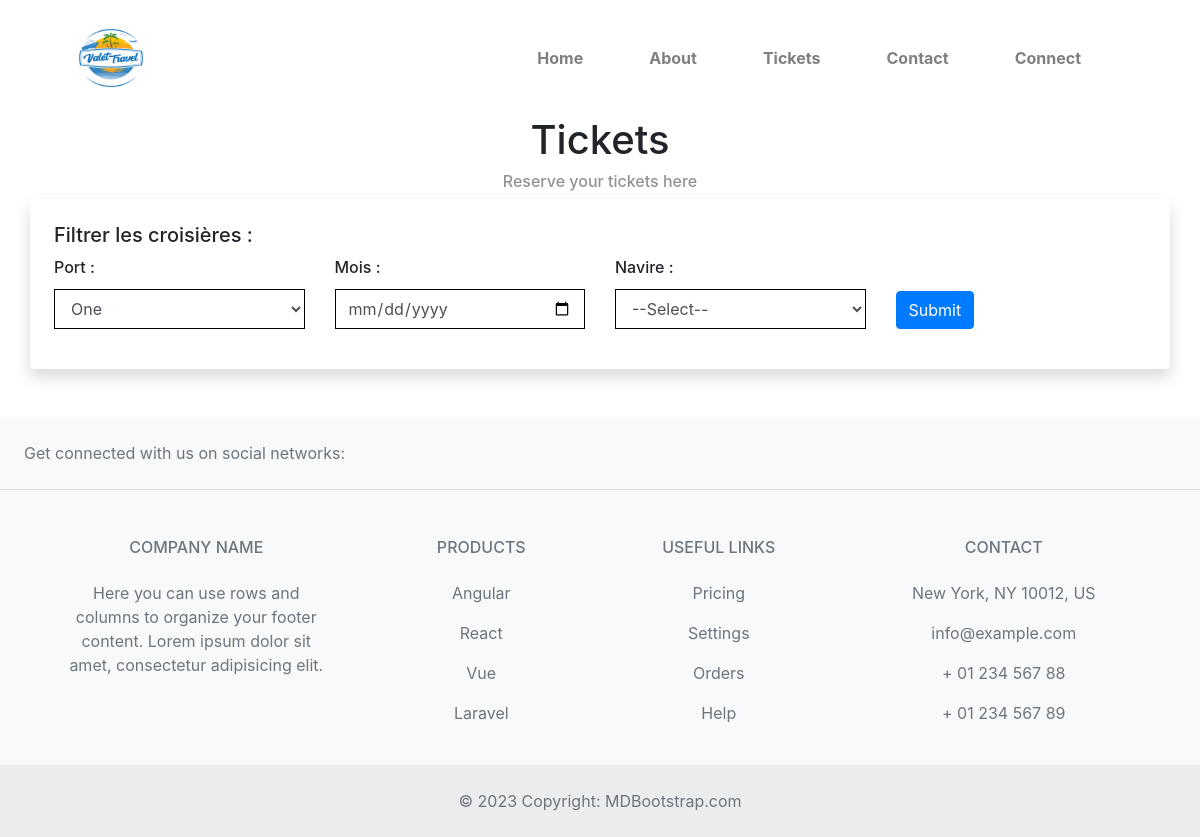
The app's page /ShipCruiseTour/pages/reservation, older data.
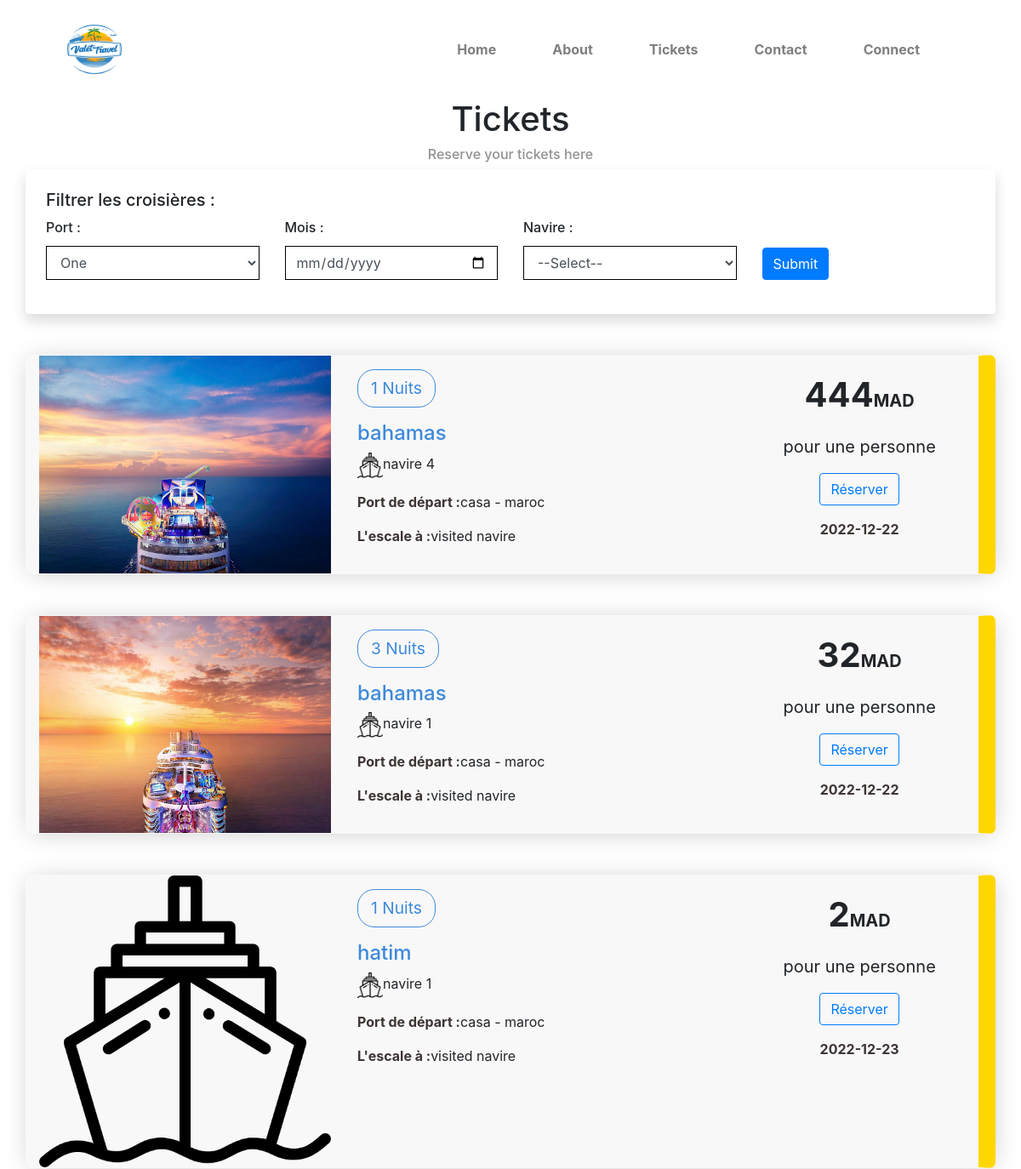
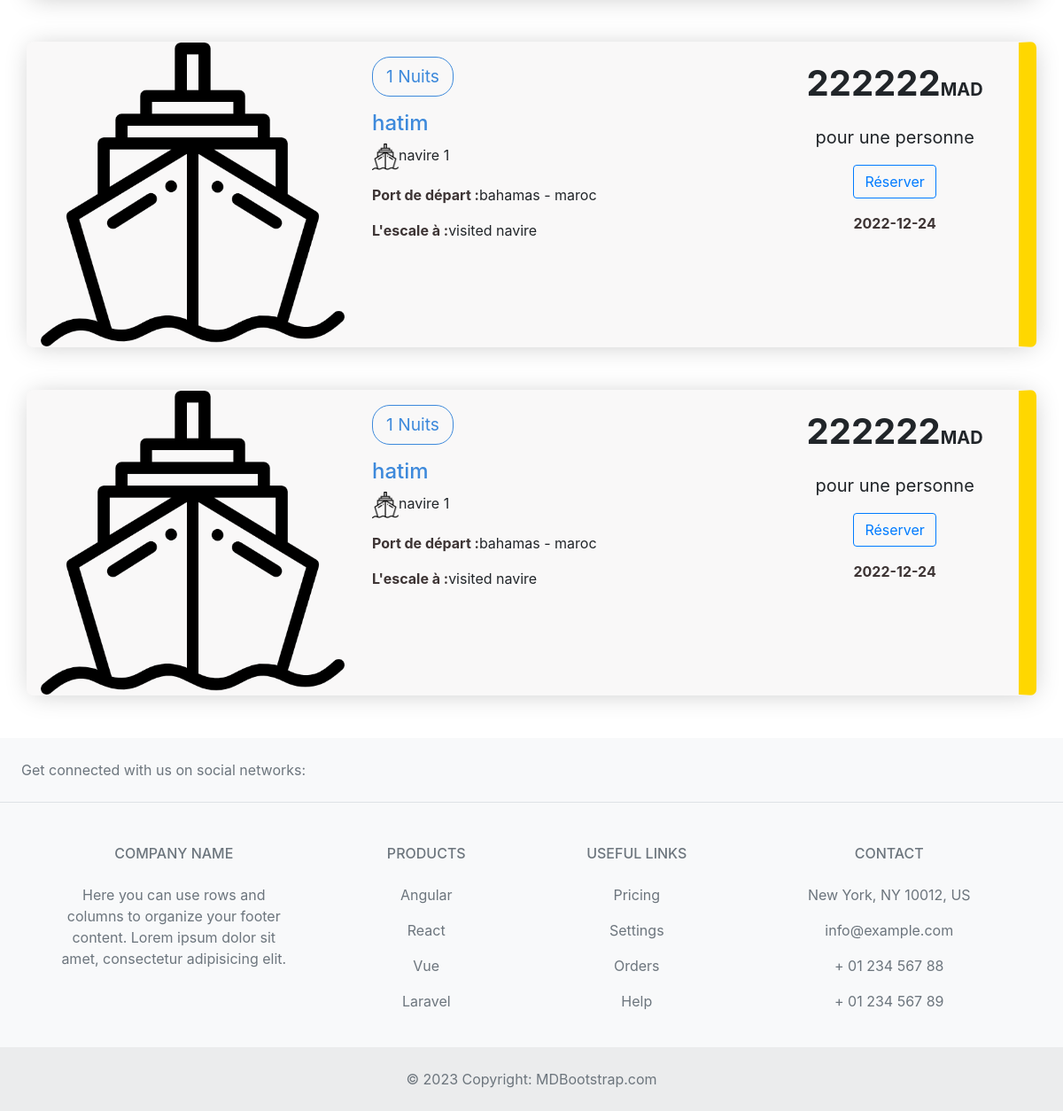
The same page, newer data (2 pictures, top to bottom).
### tables this page shows
CREATE TABLE `croisiere` (
  `id_croisiere` int(11) NOT NULL,
  `nom` varchar(50) NOT NULL,
  `id_navire` int(11) NOT NULL,
  `prix` int(11) DEFAULT NULL,
  `image` varchar(50) DEFAULT NULL,
  `nbr_nuit` int(11) DEFAULT NULL,
  `port_depart` int(11) DEFAULT NULL,
  `date_depart` date DEFAULT NULL
);

CREATE TABLE `navire` (
  `id_n` int(11) NOT NULL,
  `nom` varchar(20) DEFAULT NULL,
  `nbr_ch` int(11) DEFAULT NULL,
  `nbr_place` int(11) DEFAULT NULL
);

CREATE TABLE `port` (
  `id_p` int(11) NOT NULL,
  `nom` varchar(25) DEFAULT NULL,
  `pays` varchar(25) DEFAULT NULL
);

### ShipCruiseTour/app/controllers/Pages.php (called while the page is built, shortened)
<?php
class Pages extends Controller{
    function __construct() {
        $this->croisiere=$this->model('Croisiere');
    }
    public function reservation(){
        $data=$this->croisiere->getcroisiere();
        $this->view('reservation',$data);
    }
}

### ShipCruiseTour/app/libraries/Core.php (called while the page is built, shortened)
<?php
Class core {
    protected $currentMethode="index";
    function __construct()
    {
        $url=$this->getUrl();
        if(isset($url)){
            if(file_exists('../app/controllers/'.ucwords($url[0]).'.php')){
                unset($url[0]);
            }
        }
        $this->currentController = new $this->currentController;
        if(isset($url[1])){
            if(method_exists($this->currentController,$url[1])){
                $this->currentMethode=$url[1];
                unset($url[1]);
            }
        }
        $this->params=$url ? array_values($url) : [];
        call_user_func_array([$this->currentController,$this->currentMethode],$this->params);
    }
    function getUrl(){
        if(isset($_GET['url'])){
            $url=rtrim($_GET['url'],'/');
            $url=filter_var($url,FILTER_SANITIZE_URL);
            $url=explode('/',$url);
            return $url;
        }
    }
}

### ShipCruiseTour/public/index.php (called while the page is built, shortened)
<?php
$core = new core;
?>

### ShipCruiseTour/app/libraries/Database.php (called while the page is built)
<?php
class database{
    private $servername = "localhost";
    private $username = "root";
    private $password = "";
    private $dbname = "shipcruisetour";
    public function openConnection(){
        try {
            $conn = new PDO("mysql:host=$this->servername;dbname=$this->dbname", $this->username, $this->password);
            $conn->setAttribute(PDO::ATTR_ERRMODE, PDO::ERRMODE_EXCEPTION);
            return $conn;
        }catch(PDOException $e) {
            echo "Connection failed: " . $e->getMessage();
        }
    }
}

### ShipCruiseTour/app/models/Croisiere.php (called while the page is built, shortened)
<?php
class Croisiere extends database{
    function getcroisiere(){
        $sql = "SELECT `id_croisiere`, c.nom as 'nom_crois', n.nom as 'nom_nav', `prix`, `image`, `nbr_nuit`, p.nom as 'port_dep', p.pays , `date_depart` FROM `croisiere` c inner JOIN navire n on  c.id_navire=n.id_n inner join port p on p.id_p=c.port_depart";
        $stmt=$this->openConnection()->query($sql);
        $data=$stmt->fetchAll(PDO::FETCH_ASSOC);
        return $data;
    }
}

### ShipCruiseTour/app/views/reservation.php (the view, shortened to what this page needs)
<?php require_once APPROOT.'/views/inc/header.php';?>
<?php require_once APPROOT.'/views/inc/navbar.php'; ?>
<div class="container-fluid">
    <div class="row">
        <div class="col-md-12">
            <h1 class="title_ticket">Tickets</h1>
            <h6  class="title_ticket2">Reserve your tickets here</h6>
        </div>
    </div>
</div>
<div class="container availability-form">
 	<div class="row">
 		<div class="col-lg-12 bg-white shadow p-4 rounded">
 			<h5 >Filtrer les croisières :</h5>
 			<form>
 				<div class="row align-items-end">
 					<div class="col-lg-3 mb-3">
 						<label class="form-label" style="font-weight: 500;">Port :</label>
 						<select class="form-control">
  						<option value="1">One</option>
						</select>
 					</div>
 					<div class="col-lg-3 mb-3">
 						<label class="form-label" style="font-weight: 500;">Mois :</label>
 						<input type="date" class="form-control shadow-none">
 					</div>
 					<div class="col-lg-3 mb-3">
 						<label class="form-label" style="font-weight: 500;">Navire :</label>
 						<select class="form-control" name="port_depart" required>
                <option >--Select--</option>
            </select>
 					</div>
 					<div class="col-lg-1 mb-lg-3 mt-2">
 						<button type="submit" class="btn btn-primary">Submit</button>
 					</div>
 				</div>
 			</form>
 		</div>
 	</div>
 </div>
<div class="container mt-5 mb-5">
  <?php foreach($data as $croisiere): ?>
  <div class="row croisiere mb-5">
    <div class="col-md-4">
      <img src="<?= URLROOT.'/img/'.$croisiere['image'].'' ?>" width="100%" height="100%"">
    </div>
    <div class="col-md-5 p-3">
      <p class="nuit"><?= $croisiere['nbr_nuit']?> Nuits</p>
      <h4 class="title_vg"><?= $croisiere['nom_crois']?></h4>
      <p><img width="30px" height="30px" src="<?= URLROOT.'/img/cruise.png';?>" alt="cruise"><?= $croisiere['nom_nav']?></p>
      <p><span class="depart_dep">Port de départ :</span><?= $croisiere['port_dep'].' - '.$croisiere['pays']?></p>
      <p><span class="depart_dep">L'escale à :</span>visited navire</p>
    </div>
    <div class="col-md-3 text-center p-3" id="prix_div">
      <p class="prix"><?= $croisiere['prix']?><span class="mad">MAD</span></p>
      <p class="mad">pour une personne</p>
      <button type="button" class="btn btn-outline-primary mb-3">Réserver</button>
      <p class="depart_dep"><?= $croisiere['date_depart']?><p>
    </div>
  </div>
  <?php endforeach; ?>
</div>
<?php require_once APPROOT.'/views/inc/footer.php'; ?>

### ShipCruiseTour/app/libraries/Controller.php (shortened to what this page needs)
<?php
Class Controller {
    function view($view,$data=[],$data2=[],$data3=[])
    {
        if(file_exists('../app/views/' . $view. '.php')){
            require_once '../app/views/'.$view.'.php';
        }
        else{
            echo 'file does not exist';
        }
    }
}

### ShipCruiseTour/app/views/inc/header.php (shortened to what this page needs)
<!DOCTYPE html>
<html lang="en">
<head>
    <link rel="stylesheet" href="https://cdn.jsdelivr.net/npm/bootstrap@4.3.1/dist/css/bootstrap.min.css">
    <link rel="stylesheet" href="<?php echo URLROOT.'/css/style.css' ?>">
</head>
<body>

### ShipCruiseTour/app/views/inc/navbar.php (shortened to what this page needs)
<div  class="container">
    <nav  class="navbar navbar-expand-lg navbar-light ">
    <img class="navbar-brand" src="<?= URLROOT.'/img/logo.png'?>" width="100" height="100"></img>
    <div class="collapse navbar-collapse" id="navbarTogglerDemo02">
        <form class="form-inline my-2 my-lg-0">
        <ul class="navbar-nav mr-auto mt-2 mt-lg-0">
            <li class="nav-item">
                <a class="nav-link" href="<?= URLROOT.'/pages/' ?>">Home <span class="sr-only">(current)</span></a>
            </li>
            <li class="nav-item">
                <a class="nav-link" href="<?= URLROOT.'/pages/about'?>">About</a>
            </li>
            <li class="nav-item">
                <a class="nav-link" href="<?= URLROOT.'/pages/reservation'?>">Tickets</a>
            </li>
            <li class="nav-item">
                <a class="nav-link" href="<?= URLROOT.'/pages/contact'?>">Contact</a>
            </li>
            <li class="nav-item">
                <a class="nav-link " href="<?= URLROOT.'/pages/login' ?>">Connect</a>
            </li>
        </ul>
        </form>
    </div>
    </nav>
</div>

### ShipCruiseTour/app/views/inc/footer.php (shortened to what this page needs)
<footer class="text-center text-lg-start bg-light text-muted">
  <section class="d-flex justify-content-center justify-content-lg-between p-4 border-bottom">
    <div class="me-5 d-none d-lg-block">
      <span>Get connected with us on social networks:</span>
    </div>
  </section>
  <section class="">
    <div class="container text-center text-md-start mt-5">
      <div class="row mt-3">
        <div class="col-md-3 col-lg-4 col-xl-3 mx-auto mb-4">
          <h6 class="text-uppercase fw-bold mb-4">
            <i class="fas fa-gem me-3"></i>Company name
          </h6>
          <p>
            Here you can use rows and columns to organize your footer content. Lorem ipsum
            dolor sit amet, consectetur adipisicing elit.
          </p>
        </div>
        <div class="col-md-2 col-lg-2 col-xl-2 mx-auto mb-4">
          <h6 class="text-uppercase fw-bold mb-4">
            Products
          </h6>
          <p>
            <a href="#!" class="text-reset">Angular</a>
          </p>
          <p>
            <a href="#!" class="text-reset">React</a>
          </p>
          <p>
            <a href="#!" class="text-reset">Vue</a>
          </p>
          <p>
            <a href="#!" class="text-reset">Laravel</a>
          </p>
        </div>
        <div class="col-md-3 col-lg-2 col-xl-2 mx-auto mb-4">
          <h6 class="text-uppercase fw-bold mb-4">
            Useful links
          </h6>
          <p>
            <a href="#!" class="text-reset">Pricing</a>
          </p>
          <p>
            <a href="#!" class="text-reset">Settings</a>
          </p>
          <p>
            <a href="#!" class="text-reset">Orders</a>
          </p>
          <p>
            <a href="#!" class="text-reset">Help</a>
          </p>
        </div>
        <div class="col-md-4 col-lg-3 col-xl-3 mx-auto mb-md-0 mb-4">
          <h6 class="text-uppercase fw-bold mb-4">Contact</h6>
          <p><i class="fas fa-home me-3"></i> New York, NY 10012, US</p>
          <p>
            info@example.com
          </p>
          <p><i class="fas fa-phone me-3"></i> + 01 234 567 88</p>
          <p><i class="fas fa-print me-3"></i> + 01 234 567 89</p>
        </div>
      </div>
    </div>
  </section>
  <div class="text-center p-4" style="background-color: rgba(0, 0, 0, 0.05);">
    © 2023 Copyright:
    <a class="text-reset fw-bold" href="">MDBootstrap.com</a>
  </div>
</footer>
</body>
</html>

### ShipCruiseTour/public/css/style.css (style rules this page uses)
* { margin: 0; padding: 0; }
.form-control { border: 1px solid black; border-radius: 0px; height: 40px; }
.form-label { margin-bottom: 10px; }
li a { margin-right:50px; color: rgb(219, 0, 0); font-weight: bold; }
.title_ticket { text-align: center; }
.title_ticket2 { color: rgb(147, 145, 145); text-align: center; }
.croisiere { border: 1px solid rgb(249, 248, 248); background-color: rgb(249, 248, 248); border-radius: 7px; box-shadow: 1px 2px 30px -5px rgba(0,0,0,0.23); -webkit-box-shadow: 1px 2px 30px -5px rgba(0,0,0,0.23); -moz-box-shadow: 1px 2px 30px -5px rgba(0,0,0,0.23); border-right-color:gold; border-right-width:20px ; }
.prix { font-weight: bold; font-size: 40px; }
.mad { font-size: 20px; }
.depart_dep { color: rgb(61, 52, 52); font-weight: bold; }
.nuit { font-size: larger; width: fit-content; border: 1px solid #3d89db; border-radius: 20px; padding:7px 15px; color: #3d89db; }
.title_vg { color: #3d89db; }

Row changes from the older to the newer data that the page shows:
added croisiere: image (picture), nbr_nuit "1", nom "bahamas", id_navire.nom "navire 4", port_depart.nom "casa", port_depart.pays "maroc", prix "444", date_depart "2022-12-22"
added croisiere: image (picture), nbr_nuit "3", nom "bahamas", id_navire.nom "navire 1", port_depart.nom "casa", port_depart.pays "maroc", prix "32", date_depart "2022-12-22"
added croisiere: image (picture), nbr_nuit "1", nom "hatim", id_navire.nom "navire 1", port_depart.nom "casa", port_depart.pays "maroc", prix "2", date_depart "2022-12-23"
added croisiere: image (picture), nbr_nuit "1", nom "hatim", id_navire.nom "navire 1", port_depart.nom "bahamas", port_depart.pays "maroc", prix "222222", date_depart "2022-12-24"
added croisiere: image (picture), nbr_nuit "1", nom "hatim", id_navire.nom "navire 1", port_depart.nom "bahamas", port_depart.pays "maroc", prix "222222", date_depart "2022-12-24"
